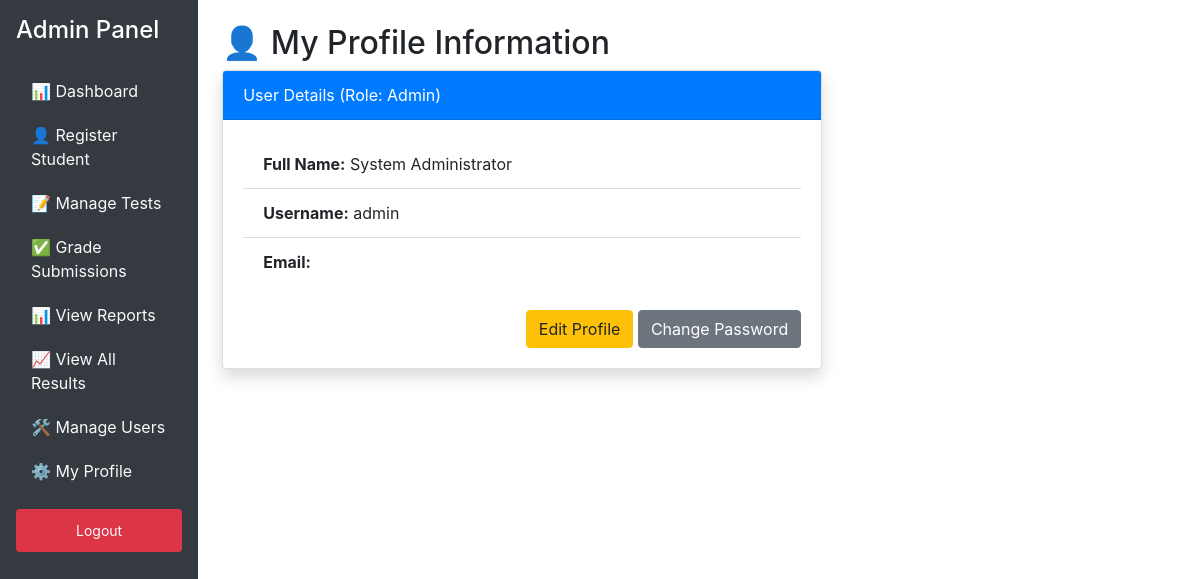
Screenshot of /cbt1/teacher_profile.php (signed in) with the database file from the repository.
### tables this page shows
CREATE TABLE `users` (
  `user_id` int(11) NOT NULL,
  `username` varchar(100) NOT NULL,
  `password` varchar(255) NOT NULL,
  `user_type` enum('student','teacher','admin') NOT NULL DEFAULT 'student',
  `full_name` varchar(150) DEFAULT NULL,
  `class_year` varchar(10) DEFAULT NULL,
  `reg_date` timestamp NOT NULL DEFAULT current_timestamp(),
  `email` varchar(200) NOT NULL
);

### cbt1/config.php (called while the page is built, shortened)
<?php
function is_logged_in() {
    return isset($_SESSION["loggedin"]) && $_SESSION["loggedin"] === true && isset($_SESSION["user_id"]);
}
function is_admin() {
    return is_logged_in() && isset($_SESSION["user_type"]) && $_SESSION["user_type"] === 'admin';
}

### cbt1/teacher_profile.php (the view, shortened to what this page needs)
<?php
require_once 'config.php';
$user_id = $_SESSION['user_id'];
$is_admin = is_admin();
$user_data = [];
try {
    $sql = "SELECT full_name, username, email, user_type AS role FROM users WHERE user_id = :user_id";
    $stmt = $pdo->prepare($sql);
    $stmt->bindParam(':user_id', $user_id, PDO::PARAM_INT);
    $stmt->execute();
    $user_data = $stmt->fetch(PDO::FETCH_ASSOC);
} catch (PDOException $e) {
    $error_message = "Database error: Could not load profile data.";
    error_log("Teacher Profile DB Error: " . $e->getMessage());
}
?>
<!DOCTYPE html>
<html lang="en">
<head>
    <link rel="stylesheet" href="https://stackpath.bootstrapcdn.com/bootstrap/4.5.2/css/bootstrap.min.css">
</head>
<body>
<div class="d-flex">
    <div class="sidebar text-white p-3">
        <h4 class="mb-4"><?php echo $is_admin ? 'Admin Panel' : 'Teacher Panel'; ?></h4>
        <?php if ($is_admin): ?>
            <a href="admin_dashboard.php">📊 Dashboard</a>
            <a href="register.php">👤 Register Student</a>
            <a href="manage_tests.php">📝 Manage Tests</a>
            <a href="grade_submissions.php">✅ Grade Submissions</a>
            <a href="view_reports.php">📊 View Reports</a>
            <a href="view_all_results.php">📈 View All Results</a>
            <a href="manage_users.php">🛠️ Manage Users</a>
            <a href="admin_profile.php">⚙️ My Profile</a>
        <?php endif; ?>
        <a href="logout.php" class="btn btn-danger btn-sm mt-3">Logout</a>
    </div>
    <div class="container-fluid p-4">
        <h2>👤 My Profile Information</h2>
        <?php if (!empty($user_data)): ?>
            <div class="card shadow" style="max-width: 600px;">
                <div class="card-header bg-primary text-white">
                    User Details (Role: <?php echo ucfirst($user_data['role']); ?>)
                </div>
                <div class="card-body">
                    <ul class="list-group list-group-flush">
                        <li class="list-group-item"><strong>Full Name:</strong> <?php echo htmlspecialchars($user_data['full_name']); ?></li>
                        <li class="list-group-item"><strong>Username:</strong> <?php echo htmlspecialchars($user_data['username']); ?></li>
                        <li class="list-group-item"><strong>Email:</strong> <?php echo htmlspecialchars($user_data['email']); ?></li>
                    </ul>
                    <div class="mt-4 text-right">
                        <a href="edit_profile.php" class="btn btn-warning">Edit Profile</a>
                        <a href="change_password.php" class="btn btn-secondary">Change Password</a>
                    </div>
                </div>
            </div>
        <?php endif; ?>
    </div>
</div>
</body>
</html>

### cbt1/teacher_profile.php (style rules this page uses)
.sidebar { min-height: 100vh; background-color: #343a40; }
.sidebar a { color: #f8f9fa; padding: 10px 15px; display: block; }

### rows the page displays
users: user_type "Admin", full_name "System Administrator", username "admin"
